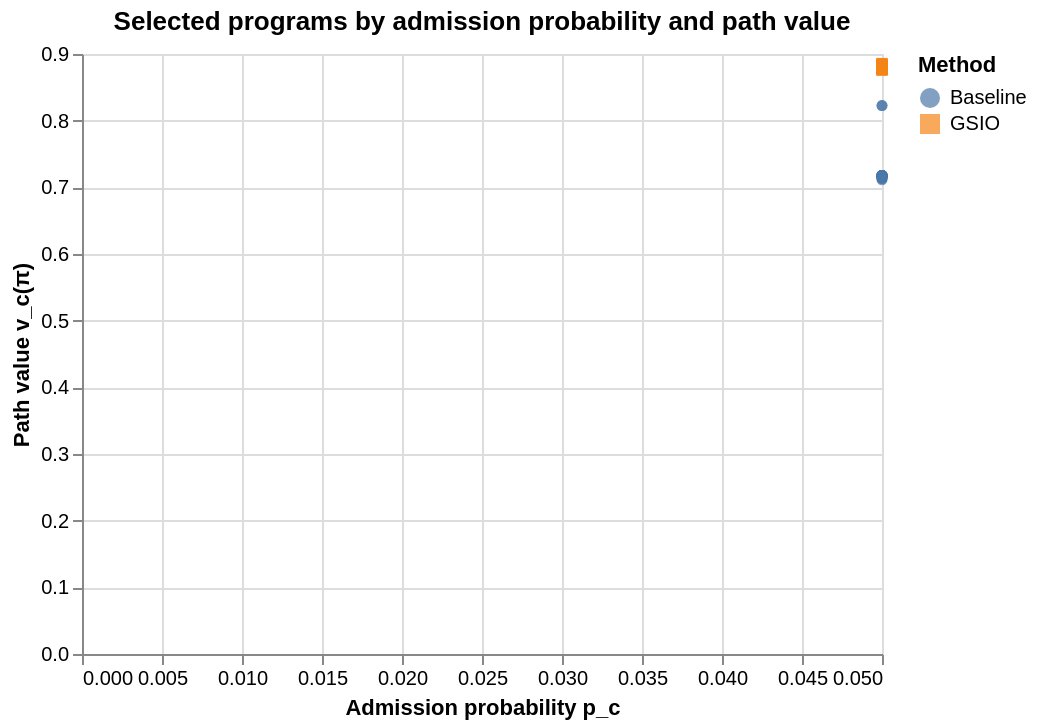

Describe this chart as a Vega-Lite specification.
### Vega-Lite specification from a JSON file in a GitHub repository (floating-point values rounded to 4 significant figures)
{"$schema": "https://vega.github.io/schema/vega-lite/v5.json", "title": "Selected programs by admission probability and path value", "width": 400, "height": 300, "data": {"values": [{"probability": 0.05, "value": 0.8227, "method": "Baseline", "selected": true}, {"probability": 0.05, "value": 0.7172, "method": "Baseline", "selected": true}, {"probability": 0.05, "value": 0.7177, "method": "Baseline", "selected": true}, {"probability": 0.05, "value": 0.7177, "method": "Baseline", "selected": true}, {"probability": 0.05, "value": 0.7172, "method": "Baseline", "selected": true}, {"probability": 0.05, "value": 0.7177, "method": "Baseline", "selected": true}, {"probability": 0.05, "value": 0.8227, "method": "Baseline", "selected": true}, {"probability": 0.05, "value": 0.7177, "method": "Baseline", "selected": true}, {"probability": 0.05, "value": 0.7177, "method": "Baseline", "selected": true}, {"probability": 0.05, "value": 0.7177, "method": "Baseline", "selected": true}, {"probability": 0.05, "value": 0.7177, "method": "Baseline", "selected": true}, {"probability": 0.05, "value": 0.8844, "method": "GSIO", "selected": true}, {"probability": 0.05, "value": 0.8854, "method": "GSIO", "selected": true}, {"probability": 0.05, "value": 0.886, "method": "GSIO", "selected": true}, {"probability": 0.05, "value": 0.8855, "method": "GSIO", "selected": true}, {"probability": 0.05, "value": 0.7177, "method": "Baseline", "selected": true}, {"probability": 0.05, "value": 0.7177, "method": "Baseline", "selected": true}, {"probability": 0.05, "value": 0.7177, "method": "Baseline", "selected": true}, {"probability": 0.05, "value": 0.7172, "method": "Baseline", "selected": true}, {"probability": 0.05, "value": 0.7177, "method": "Baseline", "selected": true}, {"probability": 0.05, "value": 0.7177, "method": "Baseline", "selected": true}, {"probability": 0.05, "value": 0.7172, "method": "Baseline", "selected": true}, {"probability": 0.05, "value": 0.7162, "method": "Baseline", "selected": true}, {"probability": 0.05, "value": 0.7162, "method": "Baseline", "selected": true}, {"probability": 0.05, "value": 0.7162, "method": "Baseline", "selected": true}, {"probability": 0.05, "value": 0.8783, "method": "GSIO", "selected": true}, {"probability": 0.05, "value": 0.8823, "method": "GSIO", "selected": true}, {"probability": 0.05, "value": 0.7172, "method": "Baseline", "selected": true}, {"probability": 0.05, "value": 0.7132, "method": "Baseline", "selected": true}, {"probability": 0.05, "value": 0.7157, "method": "Baseline", "selected": true}, {"probability": 0.05, "value": 0.8836, "method": "GSIO", "selected": true}, {"probability": 0.05, "value": 0.7172, "method": "Baseline", "selected": true}, {"probability": 0.05, "value": 0.7172, "method": "Baseline", "selected": true}, {"probability": 0.05, "value": 0.8764, "method": "GSIO", "selected": true}, {"probability": 0.05, "value": 0.7172, "method": "Baseline", "selected": true}, {"probability": 0.05, "value": 0.8766, "method": "GSIO", "selected": true}, {"probability": 0.05, "value": 0.8772, "method": "GSIO", "selected": true}, {"probability": 0.05, "value": 0.883, "method": "GSIO", "selected": true}, {"probability": 0.05, "value": 0.7162, "method": "Baseline", "selected": true}, {"probability": 0.05, "value": 0.8851, "method": "GSIO", "selected": true}, {"probability": 0.05, "value": 0.7132, "method": "Baseline", "selected": true}, {"probability": 0.05, "value": 0.8809, "method": "GSIO", "selected": true}, {"probability": 0.05, "value": 0.7147, "method": "Baseline", "selected": true}, {"probability": 0.05, "value": 0.8833, "method": "GSIO", "selected": true}, {"probability": 0.05, "value": 0.7167, "method": "Baseline", "selected": true}, {"probability": 0.05, "value": 0.7177, "method": "Baseline", "selected": true}, {"probability": 0.05, "value": 0.7162, "method": "Baseline", "selected": true}, {"probability": 0.05, "value": 0.8828, "method": "GSIO", "selected": true}, {"probability": 0.05, "value": 0.7162, "method": "Baseline", "selected": true}, {"probability": 0.05, "value": 0.7167, "method": "Baseline", "selected": true}, {"probability": 0.05, "value": 0.7172, "method": "Baseline", "selected": true}, {"probability": 0.05, "value": 0.7172, "method": "Baseline", "selected": true}, {"probability": 0.05, "value": 0.8815, "method": "GSIO", "selected": true}, {"probability": 0.05, "value": 0.8769, "method": "GSIO", "selected": true}, {"probability": 0.05, "value": 0.7112, "method": "Baseline", "selected": true}, {"probability": 0.05, "value": 0.8841, "method": "GSIO", "selected": true}, {"probability": 0.05, "value": 0.7177, "method": "Baseline", "selected": true}, {"probability": 0.05, "value": 0.8797, "method": "GSIO", "selected": true}, {"probability": 0.05, "value": 0.8788, "method": "GSIO", "selected": true}, {"probability": 0.05, "value": 0.8753, "method": "GSIO", "selected": true}, {"probability": 0.05, "value": 0.8806, "method": "GSIO", "selected": true}, {"probability": 0.05, "value": 0.8806, "method": "GSIO", "selected": true}, {"probability": 0.05, "value": 0.8804, "method": "GSIO", "selected": true}, {"probability": 0.05, "value": 0.8806, "method": "GSIO", "selected": true}, {"probability": 0.05, "value": 0.8788, "method": "GSIO", "selected": true}, {"probability": 0.05, "value": 0.8804, "method": "GSIO", "selected": true}, {"probability": 0.05, "value": 0.8772, "method": "GSIO", "selected": true}, {"probability": 0.05, "value": 0.8828, "method": "GSIO", "selected": true}, {"probability": 0.05, "value": 0.8777, "method": "GSIO", "selected": true}, {"probability": 0.05, "value": 0.8822, "method": "GSIO", "selected": true}, {"probability": 0.05, "value": 0.8841, "method": "GSIO", "selected": true}, {"probability": 0.05, "value": 0.8776, "method": "GSIO", "selected": true}, {"probability": 0.05, "value": 0.8809, "method": "GSIO", "selected": true}, {"probability": 0.05, "value": 0.8759, "method": "GSIO", "selected": true}, {"probability": 0.05, "value": 0.8844, "method": "GSIO", "selected": true}, {"probability": 0.05, "value": 0.878, "method": "GSIO", "selected": true}, {"probability": 0.05, "value": 0.8774, "method": "GSIO", "selected": true}, {"probability": 0.05, "value": 0.7172, "method": "Baseline", "selected": true}, {"probability": 0.05, "value": 0.8791, "method": "GSIO", "selected": true}, {"probability": 0.05, "value": 0.8775, "method": "GSIO", "selected": true}, {"probability": 0.05, "value": 0.8772, "method": "GSIO", "selected": true}, {"probability": 0.05, "value": 0.8789, "method": "GSIO", "selected": true}, {"probability": 0.05, "value": 0.8764, "method": "GSIO", "selected": true}, {"probability": 0.05, "value": 0.8801, "method": "GSIO", "selected": true}, {"probability": 0.05, "value": 0.7172, "method": "Baseline", "selected": true}, {"probability": 0.05, "value": 0.7172, "method": "Baseline", "selected": true}, {"probability": 0.05, "value": 0.7177, "method": "Baseline", "selected": true}, {"probability": 0.05, "value": 0.7172, "method": "Baseline", "selected": true}, {"probability": 0.05, "value": 0.8823, "method": "GSIO", "selected": true}, {"probability": 0.05, "value": 0.7177, "method": "Baseline", "selected": true}]}, "mark": {"type": "point", "filled": true, "opacity": 0.7}, "encoding": {"x": {"field": "probability", "type": "quantitative", "title": "Admission probability p_c"}, "y": {"field": "value", "type": "quantitative", "title": "Path value v_c(π)"}, "color": {"field": "method", "type": "nominal", "title": "Method"}, "shape": {"field": "method", "type": "nominal"}}}
